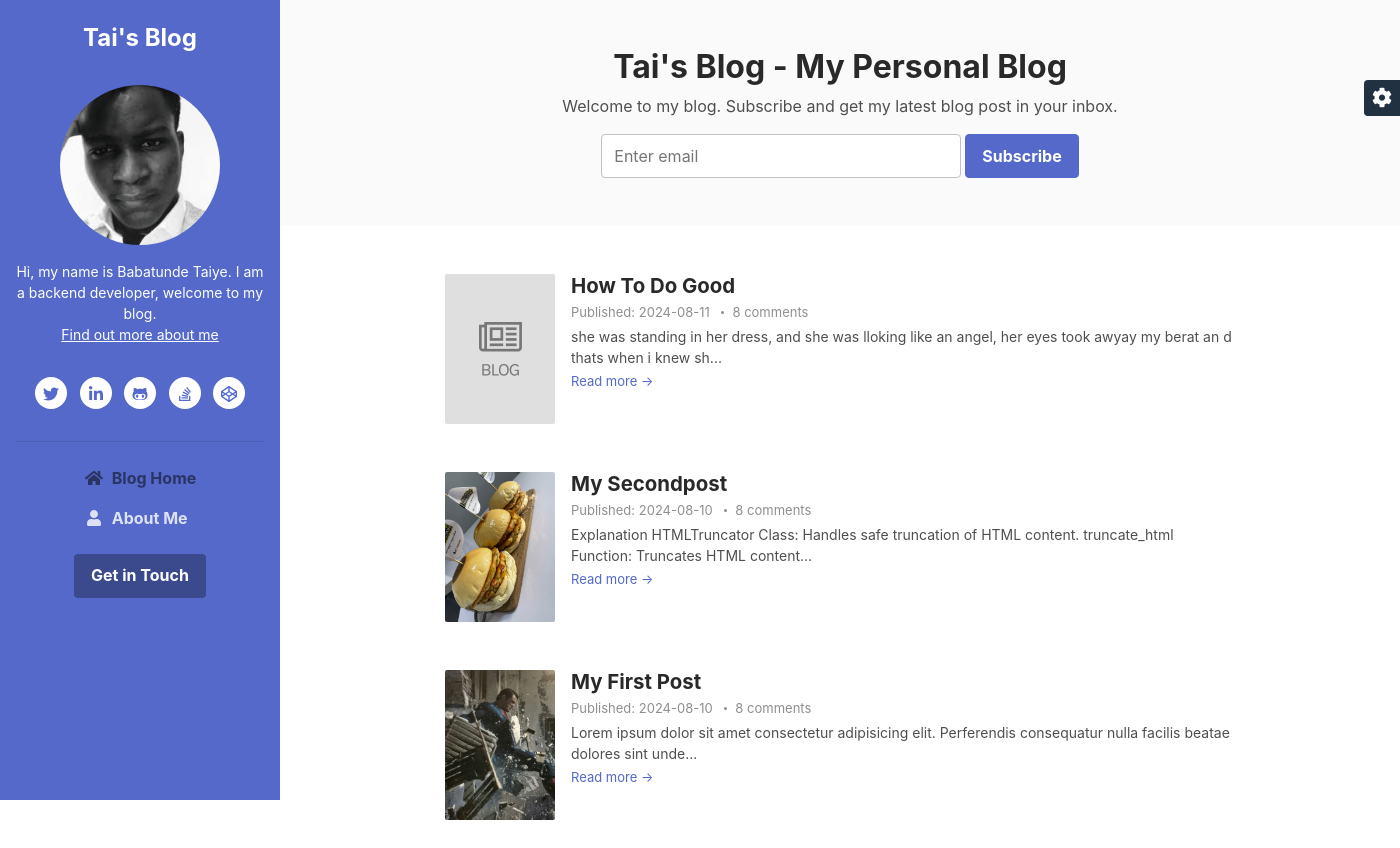
Page /blog/post on the earlier database version.
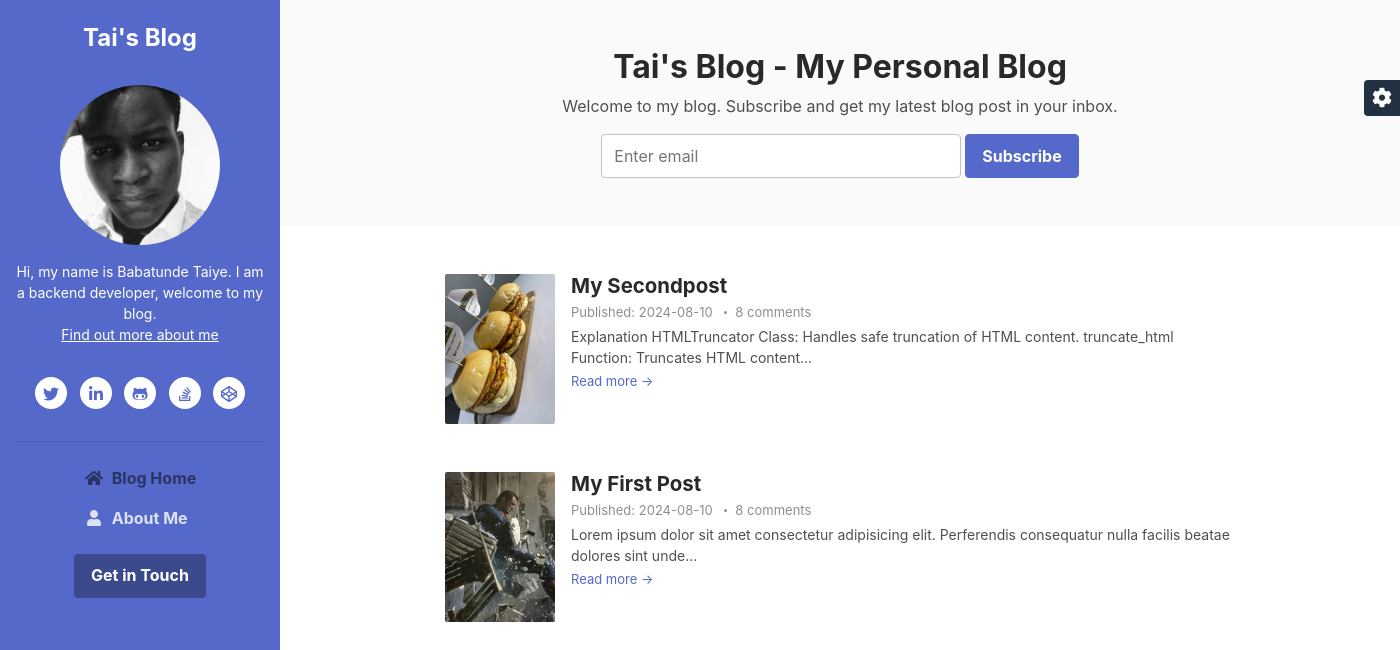
Same page on the later database version.
### app/models.py (models this page shows, shortened)
class Post(db.Model):
    id = db.Column(db.String, primary_key=True, default=lambda: str(uuid.uuid4()))
    post_image = db.Column(db.String, nullable=False, default='def_post.png')
    title = db.Column(db.String, nullable=False)
    content = db.Column(db.Text, nullable=False)
    slug = db.Column(db.String, nullable=False, unique=True)
    created_at = db.Column(db.DateTime, default=datetime.utcnow)
    updated_at = db.Column(db.DateTime, onupdate=datetime.utcnow)
    published = db.Column(db.Boolean, default=False)
    tags = db.Column(db.String())
    author_id = db.Column(db.Integer, db.ForeignKey('admin.id'), nullable=False)
    images = db.relationship('Images', backref='post', lazy=True)

### app/blog/blog.py (the view)
@blog.route('/posts/page',methods=['POST', 'GET'])
@blog.route('/',methods=['POST', 'GET'])
@blog.route('/posts',methods=['POST', 'GET'])
@blog.route('/post',methods=['POST', 'GET'])
@blog.route('/posts/page/<int:page>',methods=['POST', 'GET'])
def posts(page=1):
    per_page = 4
    all_post = Post.query.filter_by(published=True)
    post = all_post.order_by(Post.updated_at.desc().nullslast(), Post.created_at.desc()).paginate(page=page, per_page=per_page, error_out=False)
    return render_template('index.html', post=post)

### app/blog/templates/index.html (shortened to what this page needs)
{% extends "base.html" %}
{% block content %}
<div class="main-wrapper">
    <section class="cta-section theme-bg-light py-5">
        <div class="container text-center">
            <h2 class="heading">Tai's Blog - My Personal Blog</h2>
            <div class="intro">Welcome to my blog. Subscribe and get my latest blog post in your inbox.</div>
            <form class="signup-form form-inline justify-content-center pt-3">
                <div class="form-group">
                    <input type="email" id="semail" name="semail1" class="form-control mr-md-1 semail" placeholder="Enter email">
                </div>
                <button type="submit" class="btn btn-primary">Subscribe</button>
            </form>
        </div>
    </section>
<section class="blog-list px-3 py-5 p-md-5">
    <div class="container">
        {% for posts in post %}
        <div class="item mb-5">
            <div class="media">
                <img class="mr-3 img-fluid post-thumb d-none d-md-flex uniformimage" src="{{url_for('static', filename='post_image/' + posts.post_image)}}" alt="image">
                <div class="media-body">
                    <h3 class="title mb-1"><a href="{{ url_for('blog.actual_post', slug=posts.slug) }}"> {{posts.title}} </a></h3>
                    <div class="meta mb-1"><span class="date">Published:{% if posts.updated_at %}{{posts.updated_at|format_date }} {%else%} {{ posts.created_at|format_date }} {%endif%} </span><span class="comment"><a href="{{ url_for('blog.actual_post', slug=post.slug) }}#disqus_thread">8 comments</a></span></div>
                    <div class="intro"> {{ posts.content|sanitize_and_truncate}}</div>
                    <a class="more-link" href="{{ url_for('blog.actual_post', slug=posts.slug) }}">Read more &rarr;</a>
                </div>
            </div>
        </div>
        {% endfor %}
    </div>
</section>
{% endblock %}

### app/blog/templates/base.html (shortened to what this page needs)
<!DOCTYPE html>
<html lang="en">
<head>
    <link id="theme-style" rel="stylesheet" href="{{ url_for('static', filename='theme-6.css') }}">
</head>
<body>
    <header class="header text-center">
	    <h1 class="blog-name pt-lg-4 mb-0"><a href="index.html">Tai's Blog</a></h1>
	    <nav class="navbar navbar-expand-lg navbar-dark" >
			<div id="navigation" class="collapse navbar-collapse flex-column" >
				<div class="profile-section pt-3 pt-lg-0">
				    <img class="profile-image mb-3 rounded-circle mx-auto" src="{{ url_for('static', filename='me.jpg') }}" alt="image" >
					<div class="bio mb-3">Hi, my name is Babatunde Taiye. I am a backend developer, welcome to my blog.<br><a href="https://babatunde-taiye.up.railway.app/">Find out more about me</a></div>
					<ul class="social-list list-inline py-3 mx-auto">
			            <li class="list-inline-item"><a href="#"><i class="fab fa-twitter fa-fw"></i></a></li>
			            <li class="list-inline-item"><a href="#"><i class="fab fa-linkedin-in fa-fw"></i></a></li>
			            <li class="list-inline-item"><a href="#"><i class="fab fa-github-alt fa-fw"></i></a></li>
			            <li class="list-inline-item"><a href="#"><i class="fab fa-stack-overflow fa-fw"></i></a></li>
			            <li class="list-inline-item"><a href="#"><i class="fab fa-codepen fa-fw"></i></a></li>
			        </ul>
			        <hr>
				</div>
				<ul class="navbar-nav flex-column text-left">
					<li class="nav-item active">
					    <a class="nav-link" href="{{ url_for('blog.posts') }}"><i class="fas fa-home fa-fw mr-2"></i>Blog Home <span class="sr-only">(current)</span></a>
					</li>
					<li class="nav-item">
					    <a class="nav-link" href="https://babatunde-taiye.up.railway.app/"><i class="fas fa-user fa-fw mr-2"></i>About Me</a>
					</li>
				</ul>
				<div class="my-2 my-md-3">
				    <a class="btn btn-primary" href="https://babatunde-taiye.up.railway.app/" target="_blank">Get in Touch</a>
				</div>
			</div>
		</nav>
    </header>
{% block content %}
{% endblock %}
    </div>
    <div id="config-panel" class="config-panel d-none d-lg-block">
        <div class="panel-inner">
            <a id="config-trigger" class="config-trigger config-panel-hide text-center" href="#"><i class="fas fa-cog fa-spin mx-auto" data-fa-transform="down-6" ></i></a>
        </div>
    </div>
</body>
</html>

### app/blog/templates/index.html (style rules this page uses)
.uniformimage { width: 200px; height: 150px; object-fit: cover; object-position: center; }

Differences in the rows shown:
removed Post: post_image (picture), title "How To Do Good", created_at "2024-08-11", content|sanitize_and_truncate "she was standing in her dress, and she was lloking like an angel, her eyes took awyay my berat an d thats when i knew sh..."
